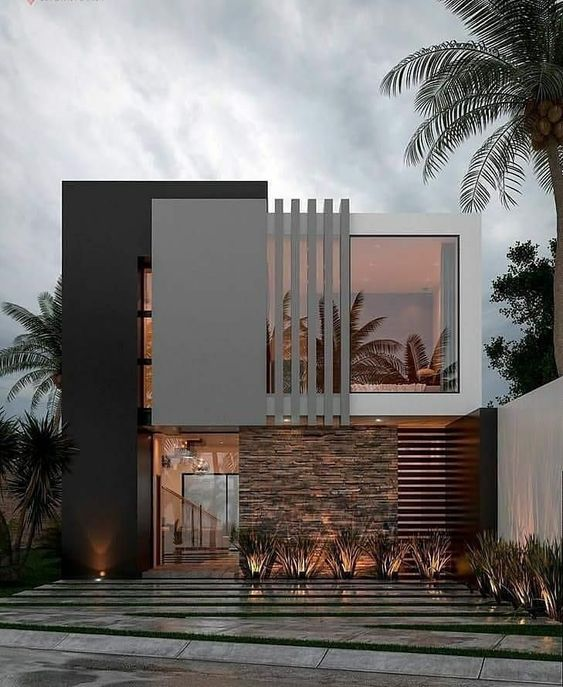
#> input picture images/fachada.jpg, 563 x 687 px
$ python Transparencia.py images/fachada.jpg out.png
#> lines starting #> are read from the running program, lines starting #| are printed output that depends on the picture
from PIL import Image
import sys

if __name__ == "__main__":
  print(f'Argumentos: {len(sys.argv)}')
  for i, arg in enumerate(sys.argv):
    print(f"argumentos:{i}: {arg}")

img= Image.open(sys.argv[1])
#> img is the input picture: PIL image 563x687 RGB; mean R, G, B 115, 111.2, 108.9

imgpng = img.convert('RGBA')

print(img.getbands())
#| ('R', 'G', 'B')
print(imgpng.getbands())
#| ('R', 'G', 'B', 'A')

pixels = list(imgpng.getdata())
#> pixels = 386781 items

for i, p in enumerate(pixels) :
    pixels[i] = (p[0], p[1], p[2], 128)
#> this loop made 386781 passes
#> p on passes 1 to 3: (195, 204, 209, 255), (194, 203, 208, 255), (194, 203, 208, 255)

outputImg = Image.new('RGBA', img.size)
#> outputImg: PIL image 563x687 RGBA; every value is 0
outputImg.putdata(pixels)
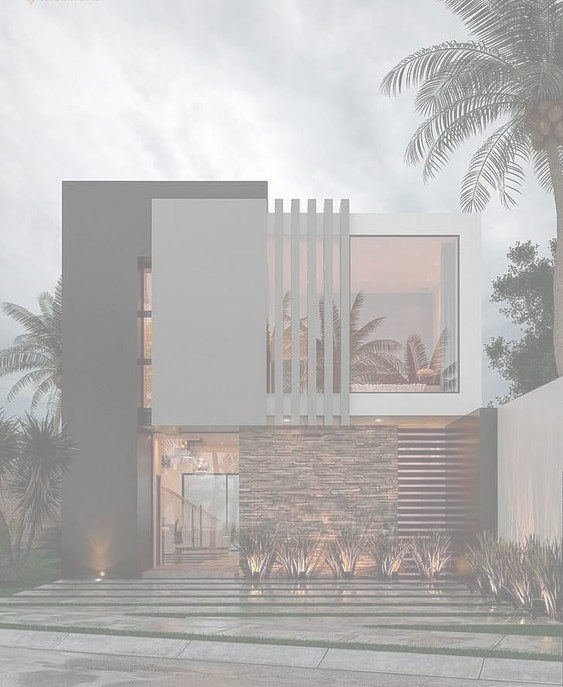
#> outputImg: PIL image 563x687 RGBA; mean R, G, B, A 115, 111.2, 108.9, 128; transparent parts drawn white
outputImg.save(sys.argv[2])
